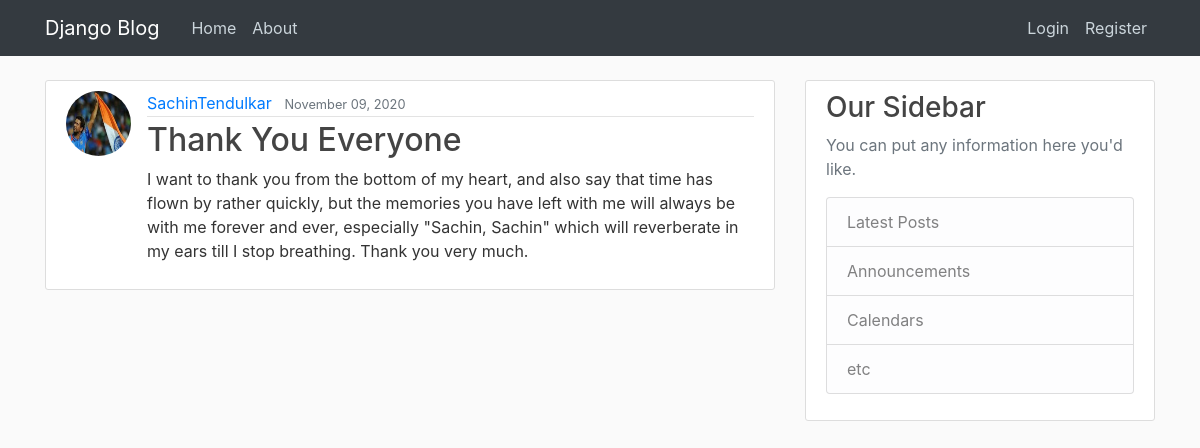
The app's page /post/2/ with its own data.
### blog/models.py (models this page shows, shortened)
class Post(models.Model):
    title = models.CharField(max_length=100)
    content = models.TextField()
    date_posted = models.DateTimeField(default=timezone.now)
    author = models.ForeignKey(User,on_delete = models.CASCADE)

### users/models.py (models this page shows, shortened)
class Profile(models.Model):
    user = models.OneToOneField(User, on_delete=models.CASCADE)
    image = models.ImageField(default = 'default.jpg',upload_to='profile_pics')

### blog/views.py (the view)
# urls.py: path('post/<int:pk>/',PostDetailView.as_view(), name = 'post-detail'),
class PostDetailView(DetailView):
    model = Post

### blog/templates/blog/post_detail.html (shortened to what this page needs)
{% extends "blog/base.html" %}
{% block content %}
        <article class="media content-section">
            <img class="rounded-circle article-img" src="{{ object.author.profile.image.url }}" alt="not loaded">
            <div class="media-body">
            <div class="article-metadata">
                <a class="mr-2" href="#">{{ object.author }}</a>
                <small class="text-muted">{{ object.date_posted|date:"F d, Y " }}</small>
            </div>
            <h2 class="article-title">{{ object.title }}</h2>
            <p class="article-content">{{ object.content }}</p>
            </div>
        </article>
{% endblock content %}

### blog/static/blog/main.css (style rules this page uses)
body { background: #fafafa; color: #333333; margin-top: 5rem; }
h1, h2, h3, h4, h5, h6 { color: #444444; }
.content-section { background: #ffffff; padding: 10px 20px; border: 1px solid #dddddd; border-radius: 3px; margin-bottom: 20px; }
.article-title { color: #444444; }
.article-content { white-space: pre-line; }
.article-img { height: 65px; width: 65px; margin-right: 16px; }
.article-metadata { padding-bottom: 1px; margin-bottom: 4px; border-bottom: 1px solid #e3e3e3 }

### records on screen
Post: author.profile.image (picture), author "SachinTendulkar", date_posted "November 09, 2020", title "Thank You Everyone", content "I want to thank you from the bottom of my heart, and also say that time has flown by rather quickly, but the memories you have left with me will always be with me forever and ever, especially \"Sachin, Sachin\" which will reverberate in my ears till I stop breathing. Thank you very much."
